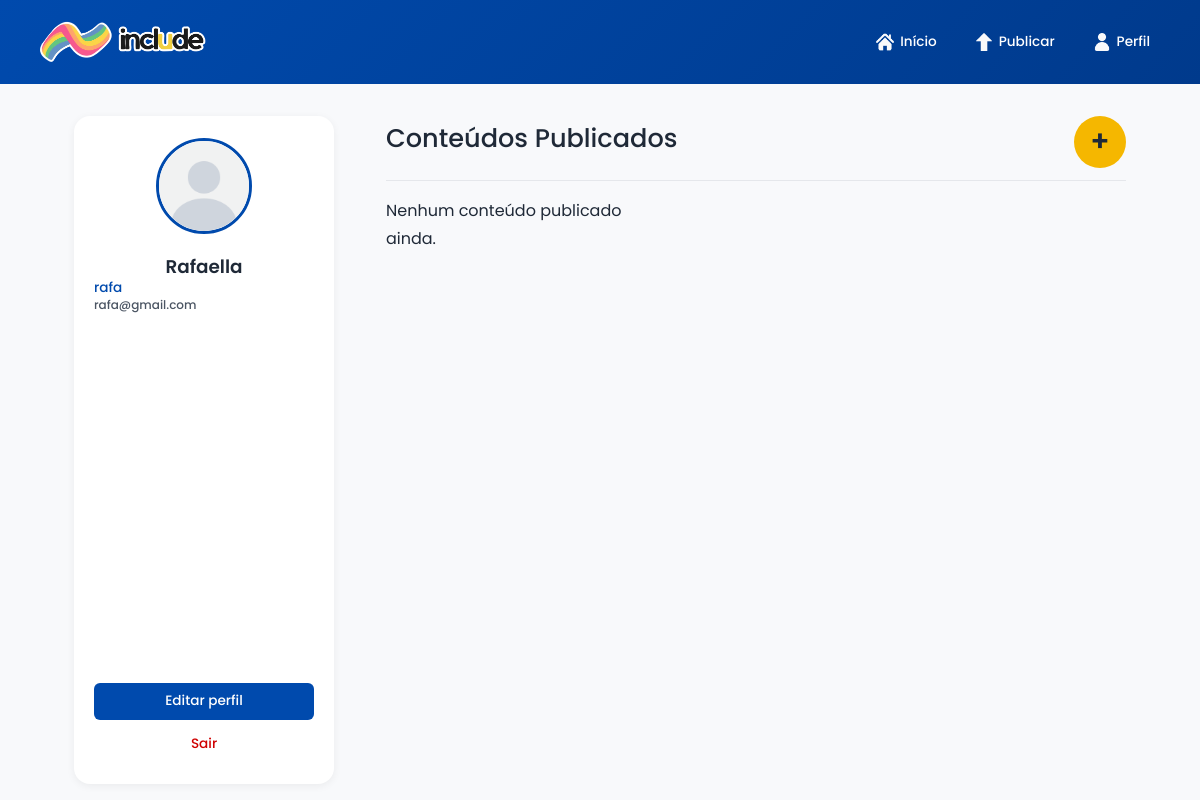
The app's page /perfil (signed in) with its own data.
### app/models.py (models this page shows, shortened)
class Usuario(UserMixin, db.Model):
    __tablename__ = 'usuarios'
    id_usuario = db.Column(db.Integer, primary_key=True)
    nome_completo = db.Column(db.String(50), nullable=False)
    nome_usuario = db.Column(db.String(50), nullable=False, unique=True)
    email = db.Column(db.String(50), nullable=False, unique=True)
    descricao = db.Column(db.String(200))
    senha = db.Column(db.String(255), nullable=False)
    tipo =  db.Column(db.String(20), default='user', nullable=False)
    public_id = db.Column(db.String(100))
    foto_url = db.Column(db.String(255))
    atividades = db.relationship('Atividade', backref='autor', lazy=True)

### app/routes/user_routes.py (the view)
@user_bp.route('/perfil')
@login_required
def perfil():
    atividades = Atividade.query.filter_by(id_usuario=current_user.id_usuario).order_by(Atividade.data_publicacao.desc()).all()
    return render_template('perfil.html', atividades=atividades)

### app/__init__.py (called while the page is built)
def create_app(): #implementando o Application Factory
    app = Flask(__name__)
    app.config.from_object(Config) #carregamento das configurações da classe Config
    db.init_app(app) #passando o app como argumento à criação do banco sqlalch.
    login_manager.init_app(app) #passando o app como argumento à criação do login manager
    login_manager.login_view = 'auth.login'
    @login_manager.user_loader
    def user_loader(id):
        from app.models import Usuario
        return Usuario.query.get(int(id))
    cloudinary.config(secure=True)
    app.register_blueprint(main_bp)
    app.register_blueprint(auth_bp)
    app.register_blueprint(user_bp)
    app.register_blueprint(activities_bp)
    app.register_blueprint(admin_bp)
    return (app) #retorno da criação efetiva do app

### app/templates/perfil.html (shortened to what this page needs)
{% extends "base.html" %}
{% block content %}
  <main class="main-container">
    <section class="profile-page">
        <div class="content-card">
            <aside class="profile-card">
                {% if current_user.public_id %}
                    <img src="{{current_user.foto_url}}" alt="Foto de perfil">
                 {% else %}
                    <img src="static/images/default.png" alt="Foto de perfil padrão">
                {% endif %}
                <div class="user-info">
                    <h2>{{ current_user.nome_completo }}</h2>
                    <h3>{{ current_user.nome_usuario }}</h3>
                    <h3>{{ current_user.email}}</h3>
                </div>
                <div class="profile-actions">
                    <a href="{{ url_for('user.editar_perfil' ) }}" class="btn btn-primary">
                        <span>Editar perfil</span>
                    </a>
                    <a href="{{ url_for('auth.logout' ) }}" class="btn btn-secondary">
                        <span>Sair</span>
                    </a>
                </div>
            </aside>
            <div class="content-area">
                <header class="content-header">
                    <h2>Conteúdos Publicados</h2>
                    <div class="publish-wrapper">
                        <a href="{{ url_for('activities.publicar') }}" class="publish-btn" title="Adicionar Conteúdo">
                        +
                        </a>
                    </div>
                </header>
                <div class="atividade-lista">
                    {% if atividades %}
                        {% for atividade in atividades %}
                            <div class="atividade-card">
                                <div class="atividade-preview">
                                    {% if atividade.arquivos %}
                                        {% set arquivo = atividade.arquivos[0] %}
                                        {% if 'image' in arquivo.tipo %}
                                            <img class="preview-img" src="{{ arquivo.arquivo_url }}">
                                        {% elif 'application/pdf' in arquivo.tipo %}
                                            <iframe class="preview" src="{{ arquivo.arquivo_url }}"></iframe>
                                        {% elif 'word' in arquivo.tipo %}
                                            <div class="preview-doc">
                                                <img src="{{ url_for('static', filename='images/icons/icon-word.png') }}" alt="Documento Word">
                                                <p>{{ arquivo.nome }}</p>
                                            </div>
                                        {% else %}
                                        <div class="atividade-preview-vazio">Sem preview</div>
                                        {% endif %}
                                    {% endif %}
                                </div>
                                <div class="atividade-info">
                                    <h3>{{ atividade.titulo }}</h3>
                                    <p>{{ atividade.curso.nome }}</p>
                                    <p class="info-materia">{{ atividade.materia.nome }}</p>
                                </div>
                                <div class="atividade-actions">
                                    <form action="{{ url_for('activities.excluir_atividade', id=atividade.id_atividade) }}" method="POST"
                                    onsubmit="return confirm('Tem certeza que deseja excluir esta atividade?')">
                                        <button type="submit" class="btn-icon-action">
                                            <img src="{{ url_for('static', filename='images/icons/icon-excluir.png')}}" alt="Excluir atividade">
                                        </button>
                                    </form>
                                    <a href="{{ atividade.arquivos[0].arquivo_url
                                    | replace('/upload/', '/upload/fl_attachment:atividade/') }}"
                                    class="btn-icon-action">
                                        <img src="{{ url_for('static', filename='images/icons/icon-baixar.png') }}" alt="">
                                    </a>
                                </div>
                            </div>
                        {% endfor %}
                    {% else %}
                        <p>Nenhum conteúdo publicado ainda.</p>
                    {% endif %}
                </div>
            </div>
        </div>
    </section>
{% endblock %}

### app/static/css/base/base.css (style rules this page uses)
* { margin: 0; padding: 0; box-sizing: border-box; font-family: 'Poppins', Arial, Helvetica, sans-serif; }
:root { --azul-principal: #004aad; --azul-escuro: #003a8c; --amarelo-destaque: #f5b700; --amarelo-hover: #d6a400; --vermelho-alerta: #cf0101; --vermelho-hover: #ba0000; --texto-principal: #1f2937; --texto-secundario: #4b5563; --fundo-pagina: #f8f9fb; --navbar-height: 84px; --tag-azul-bg: #E0F2FE; --tag-azul-texto: #0C4A6E; --tag-amarelo-bg: #FEF3C7; --tag-amarelo-texto: #92400E; --tag-verde-bg: #DCFCE7; --tag-verde-texto: #166534; --tag-rosa-bg: #FCE7F3; --tag-rosa-texto: #9D174D; --tag-roxo-bg: #F3E8FF; --tag-roxo-texto: #6B21A8; }
body { background-color: var(--fundo-pagina); color: var(--texto-principal); margin: 0; padding-top: var(--navbar-height); }
.main-container { width: 100%; max-width: 1100px; margin: 16px auto; padding: 0 24px; display: flex; flex-direction: column; gap: 28px; }
.main-container p { max-width: 75ch; line-height: 1.75; color: var(--texto-principal); }
.main-container h2 { font-size: 1.6rem; font-weight: 500; }

### app/static/css/components/buttons.css (style rules this page uses)
.btn { display: inline-flex; align-items: center; justify-content: center; gap: 8px; padding: 10px 20px; border-radius: 6px; border: none; font-size: 0.95rem; font-weight: 500; text-decoration: none; cursor: pointer; transition: background-color 0.2s ease, color 0.2s ease, border-color 0.2s ease; }
.btn-primary { background-color: var(--azul-principal); color: #ffffff; }
.btn-secondary { background-color: #e5e7eb; color: var(--texto-principal); }
.publish-wrapper { display: flex; flex-direction: column; align-items: center; gap: 6px; }
.publish-btn { width: 52px; height: 52px; border: none; outline: none; border-radius: 50%; background-color: var(--amarelo-destaque); color: #1f2937; display: flex; align-items: center; justify-content: center; text-decoration: none; font-size: 1.8rem; font-weight: 600; transition: background-color 0.2s ease; }

### app/static/css/components/atividades.css (style rules this page uses)
.atividade-lista { display: grid; grid-template-columns: repeat(auto-fill, minmax(210px, 1fr)); gap: 14px; overflow-x: hidden; overflow-y: hidden; padding-bottom: 8px; }

### app/static/css/pages/home.css (style rules this page uses)
.publish-wrapper { display: flex; flex-direction: column; align-items: center; }

### app/static/css/pages/perfil.css (style rules this page uses)
.profile-page { display: grid; grid-template-columns: 280px 1fr; gap: 32px; align-items: start; }
.content-card { display: contents; }
.profile-card { position: sticky; top: calc(var(--navbar-height) + 24px); width: 260px; min-height: calc(100vh - var(--navbar-height) - 48px); background: #fff; border-radius: 16px; border: none; box-shadow: 0 2px 8px rgba(0, 0, 0, 0.06); padding: 22px 20px; display: flex; flex-direction: column; align-items: center; gap: 16px; }
.profile-card img { width: 96px; height: 96px; margin-bottom: 6px; border-radius: 50%; object-fit: cover; border: 3px solid #004aad; }
.user-info { width: 100%; text-align: left; }
.user-info h2 { font-size: 1.15rem; font-weight: 600; margin-bottom: 2px; text-align: center; }
.user-info h3:first-of-type { font-size: 0.85rem; font-weight: 500; color: var(--azul-principal); margin-bottom: 2px; }
.user-info h3:last-of-type { font-size: 0.75rem; color: var(--texto-secundario); margin-bottom: 12px; }
.profile-actions { width: 100%; margin-top: auto; display: flex; flex-direction: column; margin-top: auto; gap: 6px; }
.profile-actions a { color: #fff; text-decoration: none; font-size: 0.85rem; }
.profile-actions a.btn { display: inline-flex; align-items: center; justify-content: center; gap: 8px; padding: 8px 12px; border-radius: 6px; font-size: 0.85rem; text-decoration: none; cursor: pointer; }
.profile-actions .btn-secondary { background: none; color: var(--vermelho-alerta); font-size: 0.7rem; padding: 2px; }
.content-area { display: flex; flex-direction: column; max-height: calc(100vh - var(--navbar-height) - 48px); }
.content-header { display: flex; justify-content: space-between; align-items: center; border-bottom: 1px solid #e5e7eb; margin-bottom: 16px; padding-bottom: 12px; }

### records on screen
Usuario: nome_completo "Rafaella", nome_usuario "rafa", email "rafa@gmail.com"
